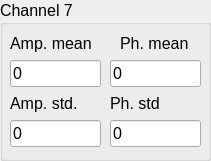
     <widget class="QGroupBox" name="groupBox_9">
      <property name="geometry">
       <rect>
        <x>1110</x>
        <y>170</y>
        <width>211</width>
        <height>161</height>
       </rect>
      </property>
      <property name="font">
       <font>
        <pointsize>12</pointsize>
       </font>
      </property>
      <property name="title">
       <string>Channel 7</string>
      </property>
      <widget class="QLabel" name="txt_nbr_bram_48">
       <property name="geometry">
        <rect>
         <x>110</x>
         <y>90</y>
         <width>81</width>
         <height>27</height>
        </rect>
       </property>
       <property name="font">
        <font>
         <pointsize>12</pointsize>
        </font>
       </property>
       <property name="text">
        <string>Ph. std</string>
       </property>
      </widget>
      <widget class="QLabel" name="txt_nbr_bram_49">
       <property name="geometry">
        <rect>
         <x>120</x>
         <y>30</y>
         <width>81</width>
         <height>27</height>
        </rect>
       </property>
       <property name="font">
        <font>
         <pointsize>12</pointsize>
        </font>
       </property>
       <property name="text">
        <string>Ph. mean</string>
       </property>
      </widget>
      <widget class="QLineEdit" name="ui_ch7_phi">
       <property name="geometry">
        <rect>
         <x>110</x>
         <y>60</y>
         <width>91</width>
         <height>27</height>
        </rect>
       </property>
       <property name="font">
        <font>
         <pointsize>12</pointsize>
        </font>
       </property>
       <property name="text">
        <string>0</string>
       </property>
      </widget>
      <widget class="QLineEdit" name="ui_ch7_amp">
       <property name="geometry">
        <rect>
         <x>10</x>
         <y>60</y>
         <width>91</width>
         <height>27</height>
        </rect>
       </property>
       <property name="font">
        <font>
         <pointsize>12</pointsize>
        </font>
       </property>
       <property name="text">
        <string>0</string>
       </property>
      </widget>
      <widget class="QLabel" name="txt_nbr_bram_50">
       <property name="geometry">
        <rect>
         <x>10</x>
         <y>90</y>
         <width>81</width>
         <height>27</height>
        </rect>
       </property>
       <property name="font">
        <font>
         <pointsize>12</pointsize>
        </font>
       </property>
       <property name="text">
        <string>Amp. std.</string>
       </property>
      </widget>
      <widget class="QLabel" name="txt_nbr_bram_51">
       <property name="geometry">
        <rect>
         <x>10</x>
         <y>30</y>
         <width>91</width>
         <height>27</height>
        </rect>
       </property>
       <property name="font">
        <font>
         <pointsize>12</pointsize>
        </font>
       </property>
       <property name="text">
        <string>Amp. mean</string>
       </property>
      </widget>
      <widget class="QLineEdit" name="ui_ch7_amp_std">
       <property name="geometry">
        <rect>
         <x>10</x>
         <y>120</y>
         <width>91</width>
         <height>27</height>
        </rect>
       </property>
       <property name="font">
        <font>
         <pointsize>12</pointsize>
        </font>
       </property>
       <property name="text">
        <string>0</string>
       </property>
      </widget>
      <widget class="QLineEdit" name="ui_ch7_phi_std">
       <property name="geometry">
        <rect>
         <x>110</x>
         <y>120</y>
         <width>91</width>
         <height>27</height>
        </rect>
       </property>
       <property name="font">
        <font>
         <pointsize>12</pointsize>
        </font>
       </property>
       <property name="text">
        <string>0</string>
       </property>
      </widget>
     </widget>
